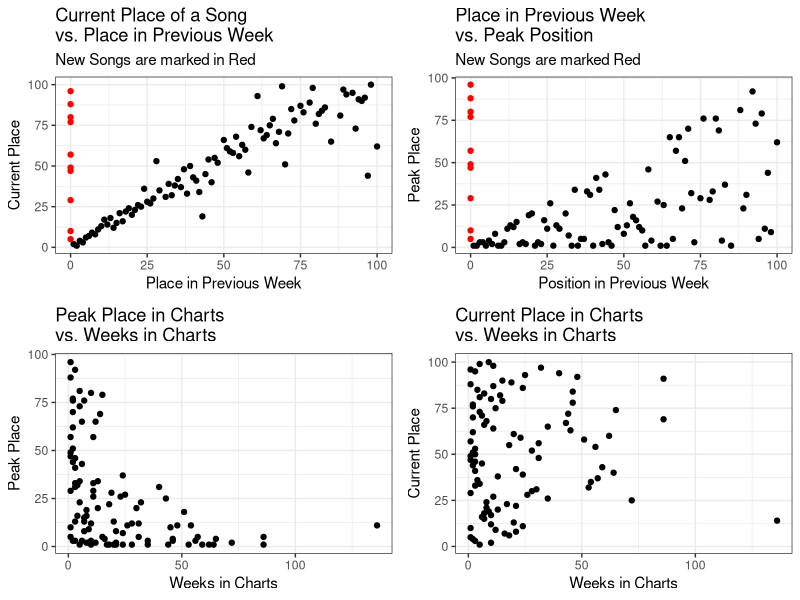
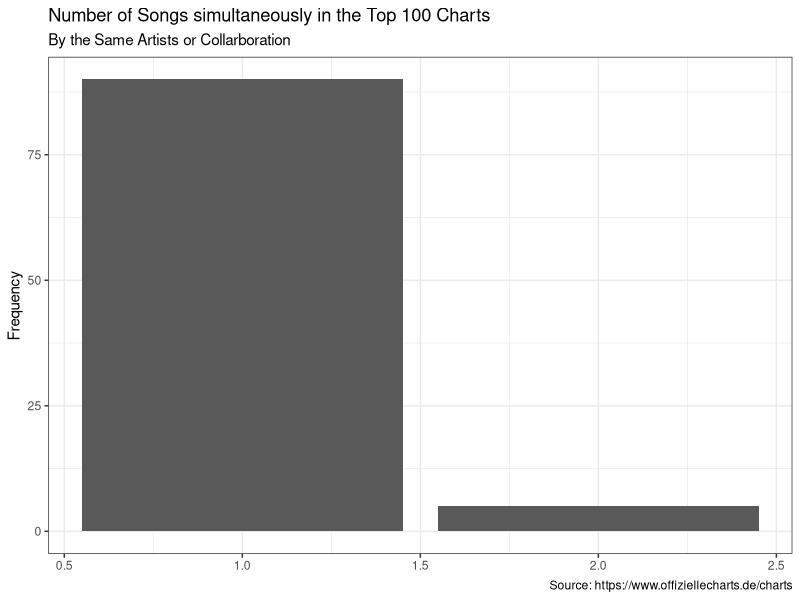
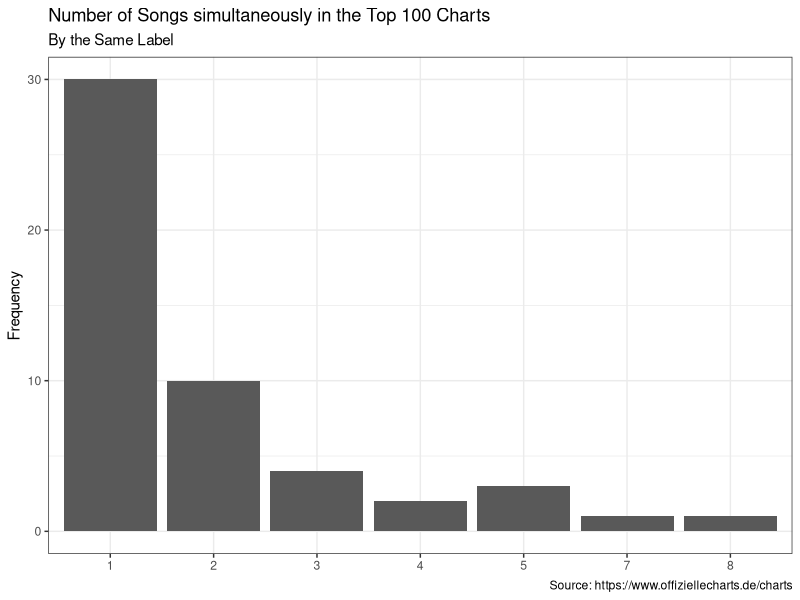

Write R code to recreate these figures, in order.
## ---- chunk 1
library(ggplot2)
library(gridExtra)
library(readr)
library(dplyr)
chart_scrap <- read_csv('2022-09-21_charts_report.csv')
## ---- chunk 2
#Reporting Figures and Tables
#Scatter Plots
current_v_last <- ggplot(data = chart_scrap,
                                     aes(y = current, x=last_week,
                                     col=ifelse(is.na(last_week), yes = 'NA' , no = 'NonNA')))+
                                      geom_point(aes(y = current, x=last_week_fill),show.legend = F)+
                                      scale_color_manual(values = c('#FF0000','#000000'))+
                                      labs(title = 'Current Place of a Song \nvs. Place in Previous Week',
                                           subtitle = 'New Songs are marked in Red',
                                           y='Current Place', x='Place in Previous Week')+
                                        theme_bw()
weeks_v_peak <- ggplot(data = chart_scrap,
                                             aes(x=weeks_in_charts, y=peak_in_charts))+
                                              geom_point()+
                                              labs(title = 'Peak Place in Charts \nvs. Weeks in Charts',
                                                   x='Weeks in Charts', y='Peak Place')+
                                              theme_bw()
week_v_current <- ggplot(data = chart_scrap, aes(x=weeks_in_charts, y=current))+
                                      geom_point()+
                                      labs(title = 'Current Place in Charts \nvs. Weeks in Charts',
                                           x='Weeks in Charts', y='Current Place')+
                                      theme_bw()
last_v_peak <- ggplot(data = chart_scrap, aes(x=last_week_fill, y=peak_in_charts,
                                                col=ifelse(is.na(last_week), yes = 'NA' , no = 'NonNA')))+
                                    geom_point(show.legend = F)+
                                    labs(title = 'Place in Previous Week \nvs. Peak Position',
                                         subtitle = 'New Songs are marked Red',
                                         x='Position in Previous Week', y='Peak Place')+
                                    scale_color_manual(values = c('#FF0000','#000000'))+
                                    theme_bw()
grid.arrange(current_v_last,last_v_peak, weeks_v_peak,week_v_current, nrow=2)
## ---- chunk 3
chart_scrap%>%
                      count(artist)%>%
                      ggplot(aes(x=n))+
                      geom_bar()+
                      labs(title = 'Number of Songs simultaneously in the Top 100 Charts',
                           subtitle = 'By the Same Artists or Collarboration',
                           y='Frequency',
                           x=NULL,
                           caption = 'Source: https://www.offiziellecharts.de/charts')+
                      theme_bw()
chart_scrap%>%
                        count(artist,sort = T)%>%
                        filter(n>1)%>%
                        knitr::kable()
chart_scrap%>%
                      count(label)%>%
                      ggplot(aes(x=as.factor(n)))+
                      geom_bar()+
                      geom_bar()+
                      labs(title = 'Number of Songs simultaneously in the Top 100 Charts',
                           subtitle = 'By the Same Label',
                           y='Frequency',
                           x=NULL,
                           caption = 'Source: https://www.offiziellecharts.de/charts')+
                      theme_bw()
chart_scrap%>%
                        count(label, sort = T)%>%
                        filter(n>1)%>%
                        knitr::kable()
## ---- chunk 4
#Songs that are currently peaking
chart_scrap%>%
                        filter(current == peak_in_charts)%>%
                        select(artist, title, current)%>%
                        rename(Position = current)%>%
                        knitr::kable()
